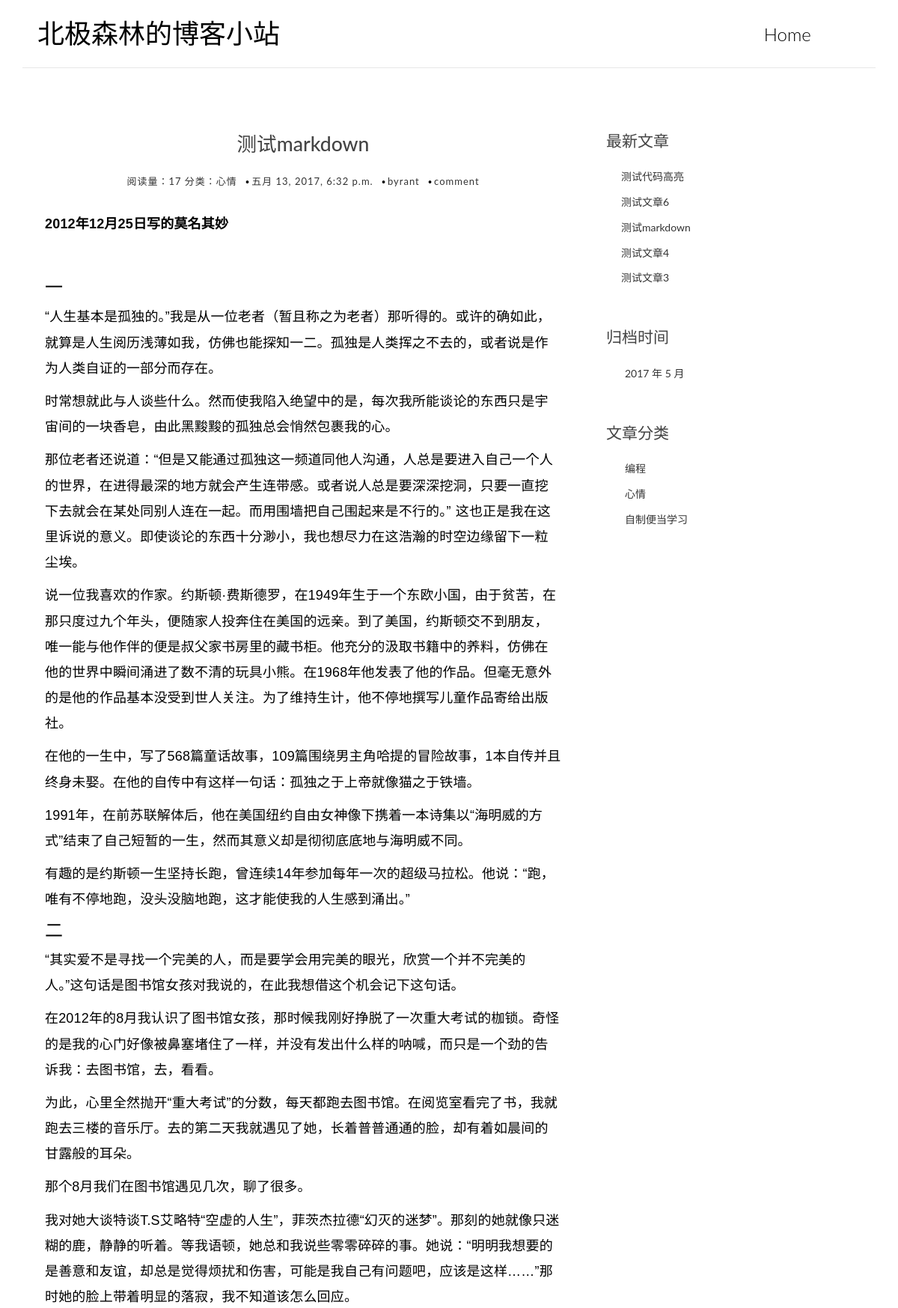
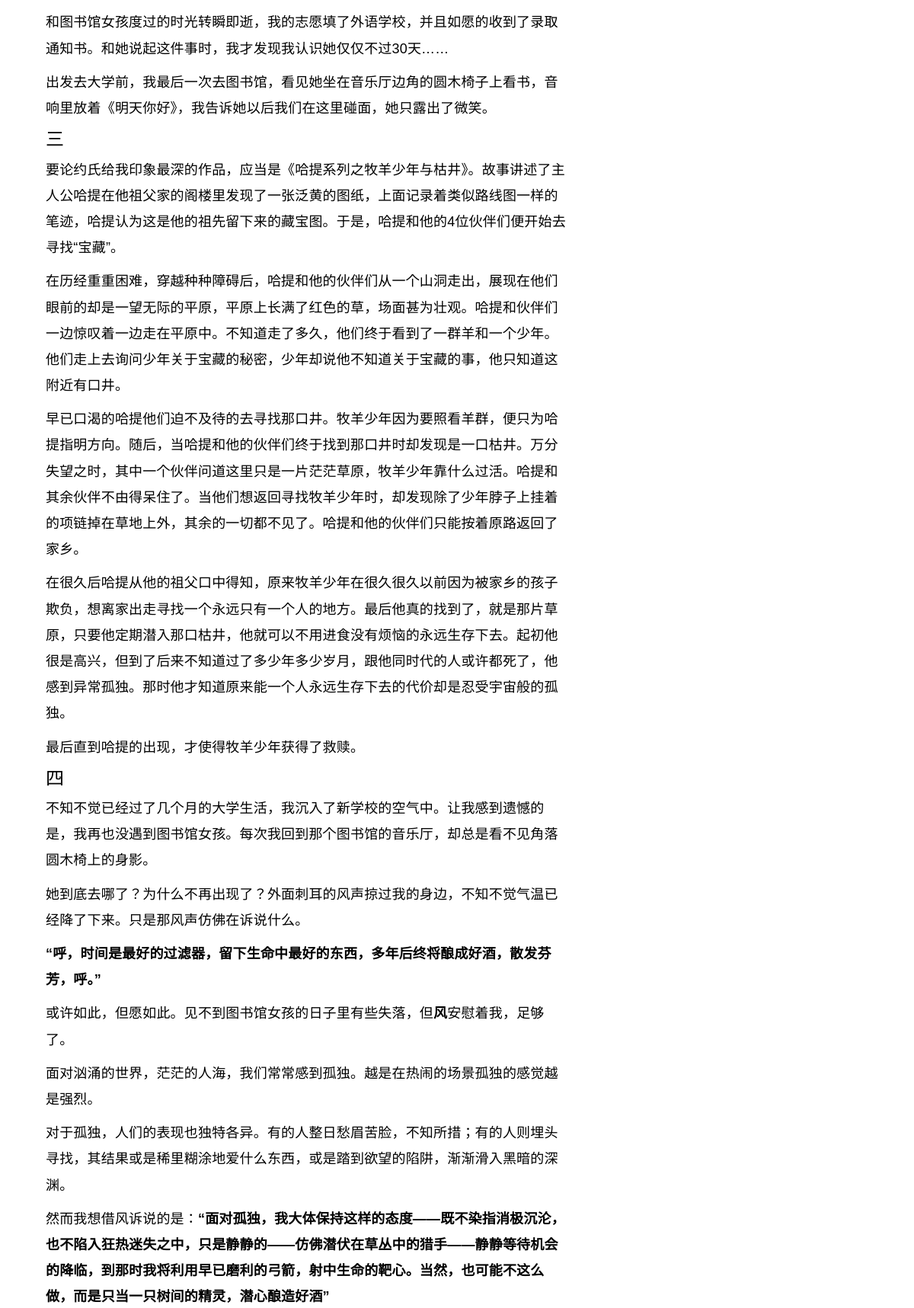
/post/5/ (upper part), run on the app's committed database (2 pictures, top to bottom).
### blog_main_part/models.py (models this page shows, shortened)
class Post(models.Model):
    title = models.CharField(max_length=80)
    body = models.TextField()
    created_time = models.DateTimeField(auto_now_add=True)
    modified_time = models.DateTimeField(auto_now_add=True)
    excerpt = models.CharField(max_length=200, blank=True)
    category = models.ForeignKey(Category)
    tags = models.ManyToManyField(Tag, blank=True)
    author = models.ForeignKey(User)
    views = models.PositiveIntegerField(default=0)
    class Meta:
        ordering = ['-created_time']
        ordering = ['-modified_time']
    def get_absolute_url(self):
        return reverse('blog_main_part:detail', kwargs={'my_args': self.id})
    def increase_views(self):
        self.views += 1
        self.save(update_fields=['views'])

class Category(models.Model):
    name = models.CharField(max_length=100)

### blog_main_part/views.py (the view)
# urls.py: url(r'^post/(?P<my_args>\d+)/$', views.detail, name='detail'),
def detail(request, my_args):
    post = get_object_or_404(Post, id=my_args)
    post.increase_views()
    md = markdown.Markdown(extensions=[
        'markdown.extensions.extra',
        'markdown.extensions.codehilite',
        TocExtension(slugify=slugify)])  # slugify参数处理中文锚值显示问题
    post.body = md.convert(post.body)  # 用convert方法将markdown文本渲染成html
    form = CommentsForms()
    comment_list = post.comments.all()
    context = {'post': post,
               'form': form,
               'comment_list': comment_list,
               'toc': md.toc}  # 一旦调用convert方法后，md就会多出一个toc属性
    return render(request, 'blog_main_part/detail.html', context=context)

### blog_main_part/templatetags/blog_main_part_tags.py (called while the page is built)
@register.simple_tag  # 这样这个函数就能在模板中用便签语法了（ {%  %} )
def get_recent_posts(num=5):
    return Post.objects.all()[:num]

@register.simple_tag  # 如法炮制
def archives():
    return Post.objects.dates('created_time', 'month', order='DESC')

@register.simple_tag  # 如法炮制
def get_categories():
    return Category.objects.all()

### blog_main_part/templates/blog_main_part/detail.html (shortened to what this page needs)
{% extends 'blog_main_part/base.html' %}
{% block main %}
	<article class="post post-1">
		<header class="entry-header">
			<h1 class="entry-title">{{ post.title }}</h1>
			<div class="entry-meta">
				<span class="post-views">
					<a href="#">阅读量：{{ post.views }}</a>
				</span>
				<span class="post-category">
					<a href="#">分类：{{ post.category.name }}</a>
				</span>
				<span class="post-date">
					<a href="#">
						<time class="entry-date" datetime="{{ post.created_time }}">{{ post.created_time }}</time>
					</a>
				</span>
				<span class="post-author">
					<a href="#">{{ post.author }}</a>
				</span>
				<span class="comments-link">
					<a href="{% url 'blog_main_part:detail' post.id %}">comment</a>
				</span>
			</div>
		</header>
		<div class="entry-content clearfix">
			{{ post.body|safe }}
		</div>
	</article>
{% endblock main %}

### blog_main_part/templates/blog_main_part/base.html (shortened to what this page needs)
{% load blog_main_part_tags %}
<!DOCTYPE html>
<html>
    <head>
        {% load staticfiles %}
        <link rel="stylesheet" href="{% static 'blog_main_part/css/reset_firstly.css' %}">
        <link rel="stylesheet" href="{% static 'blog_main_part/css/bootstrap.min.css' %}">
        <link rel="stylesheet" href="http://code.ionicframework.com/ionicons/2.0.1/css/ionicons.min.css">
        <link rel="stylesheet" href="{% static 'blog_main_part/css/pace.css' %}">
        <link rel="stylesheet" href="{% static 'blog_main_part/css/custom.css' %}">
    </head>
    <body>
        <div class="container">
            <header id="site-header">
                <div class="row">
                    <div class="col-md-4 col-sm-5 col-xs-8">
                        <div class="logo">
                            <h1>
                                <a href="{% url 'blog_main_part:index' %}">
                                    <b>北极森林的博客小站</b>
                                </a>
                            </h1>
                        </div>
                    </div>
                    <div class="col-md-8 col-sm-7 col-xs-4">
                        <nav class="main-nav" role="navigation">
                            <div class="collapse navbar-collapse" id="bs-example-navbar-collapse-1">
                                <ul class="nav navbar-nav navbar-right">
                                    <li class="cl-effect-11">
                                        <a href="{% url 'blog_main_part:index' %}" data-hover="Home">Home</a>
                                    </li>
                                </ul>
                            </div>
                        </nav>
                    </div>
                </div>
            </header>
        </div>
        <div class="content-body">
            <div class="container">
                <div class="row">
                    <main class="col-md-8">
                        {% block main %}{% endblock main %}
                    </main>
                    <aside class="col-md-4">
                        <div class="widget widget-recent-posts">
                            <h3 class="widget-title">最新文章</h3>
                            {% get_recent_posts as recent_post_list %}
                            <ul>
                                {% for post in recent_post_list %}
                                    <li>
                                        <a href="{{ post.get_absolute_url }}">{{ post.title }}</a>
                                    </li>
                                {% endfor %}
                            </ul>
                        </div>
                        <div class="widget widget-archives">
                            <h3 class="widget-title">归档时间</h3>
                            {% archives as date_list %}
                            <ul>
                                {% for date in date_list %}
                                    <li>
                                        <a href="{% url 'blog_main_part:archives' date.year date.month %}">{{ date.year }}
                                            年
                                            {{ date.month }}
                                            月</a>
                                    </li>
                                {% endfor %}
                            </ul>
                        </div>
                        <div class="widget widget-category">
                            <h3 class="widget-title">文章分类</h3>
                            {% get_categories as category_list %}
                            <ul>
                                {% for category in category_list %}
                                    <li>
                                        <a href="{% url 'blog_main_part:category' category.id %}">{{ category.name }}</a>
                                    </li>
                                {% endfor %}
                            </ul>
                        </div>
                    </aside>
                </div>
            </div>
        </div>
    </body>
</html>

### blog_main_part/static/blog_main_part/css/custom.css (style rules this page uses)
* { outline: none; }
h1, h2, h3, h4, h5, h6 { margin-top: 0; }
b { font-weight: 400; }
a { color: #333; }
body { color: #444; font-family: 'Lato', sans-serif; }
p { font-family: 'Ubuntu', sans-serif; font-weight: 400; word-spacing: 1px; letter-spacing: 0.01em; }
#site-header { background-color: #FFF; padding: 25px 20px; margin-bottom: 40px; border-bottom: 1px solid #e7e7e7; }
.logo h1 a { color: #000; }
.logo h1 { margin: 0; font-family: 'Lato', sans-serif; font-weight: 300; }
.main-nav { margin-top: 11px; max-width: 95%; }
.main-nav a { color: #000000 !important; padding: 0 0 5px 0 !important; margin-right: 30px; font-family: 'Lato', sans-serif; font-weight: 300; font-size: 24px; }
.cl-effect-11 a { padding: 10px 0; color: #0972b4; text-shadow: none; }
.cl-effect-11 a::before { position: absolute; top: 0; left: 0; overflow: hidden; padding: 0 0 5px 0 !important; max-width: 0; border-bottom: 1px solid #000; color: #000; content: attr(data-hover); -webkit-transition: max-width 0.5s; -moz-transition: max-width 0.5s; transition: max-width 0.5s; }
.content-body { padding-bottom: 4em; }
.post, .comment-area { background: #fff; padding: 30px 30px 0; }
.entry-title { text-align: center; font-size: 1.9em; margin-bottom: 20px; line-height: 1.6; padding: 10px 20px 0; }
.entry-meta { text-align: center; color: #DDDDDD; font-size: 13px; letter-spacing: 1px; margin-bottom: 30px; }
.entry-content { font-size: 18px; line-height: 1.9; font-weight: 300; color: #000; }
.post-category, .post-date, .post-author { position: relative; padding-right: 15px; }
.post-category::after, .post-date::after, .post-author::after { position: absolute; content: '.'; color: #000; font-size: 30px; top: -22px; right: 1px; }
.widget { background: #fff; padding: 30px 0 0; }
.widget-title { font-size: 1.5em; margin-bottom: 20px; line-height: 1.6; padding: 10px 0 0; font-weight: 400; }
.widget-recent-posts ul { padding: 0; margin: 0; padding-left: 20px; }
.widget-recent-posts ul li { list-style-type: none; position: relative; line-height: 170%; margin-bottom: 10px; }
.widget-recent-posts ul li::before { content: '\f3d3'; font-family: "Ionicons"; position: absolute; left: -17px; top: 3px; font-size: 16px; color: #000; }
.widget-archives ul { padding: 0; margin: 0; padding-left: 25px; }
.widget-archives ul li { list-style-type: none; position: relative; line-height: 170%; margin-bottom: 10px; }
.widget-archives ul li::before { content: '\f3f3'; font-family: "Ionicons"; position: absolute; left: -25px; top: 1px; font-size: 16px; color: #000; }
.widget-category ul { padding: 0; margin: 0; padding-left: 25px; }
.widget-category ul li { list-style-type: none; position: relative; line-height: 170%; margin-bottom: 10px; }
.widget-category ul li::before { content: '\f3fe'; font-family: "Ionicons"; position: absolute; left: -25px; top: 1px; font-size: 18px; color: #000; }

### data on the page
Post: title "测试markdown", views "17", category.name "心情", created_time "五月 13, 2017, 6:32 p.m.", author "byrant", body "2012年12月25日写的莫名其妙 一 “人生基本是孤独的。”我是从一位老者（暂且称之为老者）那听得的。或许的确如此，就算是人生阅历浅薄如我，仿佛也能探知一二。孤独是人类挥之不去的，或者说是作为人类自证的一部分而存在。 时常想就此与人谈些什么。然而使我陷入绝望中的是，每次我所能谈论的东西只是宇宙间的一块香皂，由此黑黢黢的孤独总会悄然包裹我的心。 那位老者还说道：“但是又能通过孤独这一频道同他人沟通，人总是要进入自己一个人的世界，在进得最深的地方就会产生连带感。或者说人总是要深深挖洞，只要一直挖下去就会在某处同别人连在一起。而用围墙把自己围起来是不行的。” 这也正是我在这里诉说的意义。即使谈论的东西十分渺小，我也想尽力在这浩瀚的时空边缘留下一粒尘埃。 说一位我喜欢的作家。约斯顿·费斯德罗，在1949年生于一个东欧小国，由于贫苦，在那只度过九个年头，便随家人投奔住在美国的远亲。到了美国，约斯顿交不到朋友，唯一能与他作伴的便是叔父家书房里的藏书柜。他充分的汲取书籍中的养料，仿佛在他的世界中瞬间涌进了数不清的玩具小熊。在1968年他发表了他的作品。但毫无意外的是他的作品基本没受到世人关注。为了维持生计，他不停地撰写儿童作品寄给出版社。 在他的一生中，写了568篇童话故事，109篇围绕男主角哈提的冒险故事，1本自传并且终身未娶。在他的自传中有这样一句话：孤独之于上帝就像猫之于铁墙。 1991年，在前苏联解体后，他在美国纽约自由女神像下携着一本诗集以“海明威的方式”结束了自己短暂的一生，然而其意义却是彻彻底底地与海明威不同。…"
Post: title "测试代码高亮"
Post: title "测试文章6"
Post: title "测试文章4"
Post: title "测试文章3"
Category: name "编程"
Category: name "心情"
Category: name "自制便当学习"

### other printed values
{{ date.year }} "2017"
{{ date.month }} "5"
